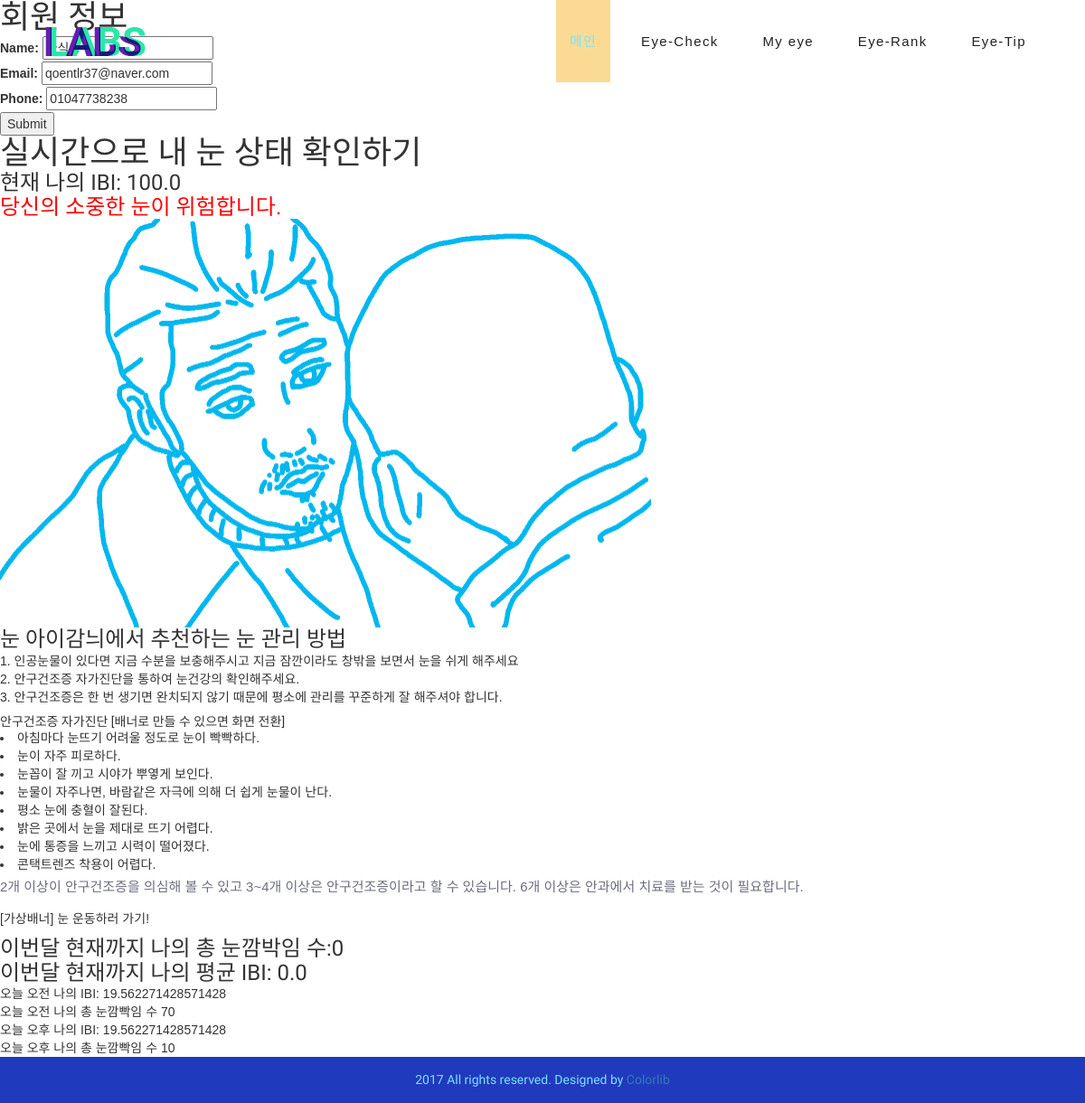
/accounts/profile/ (signed in), run on an earlier commit of the app's database.
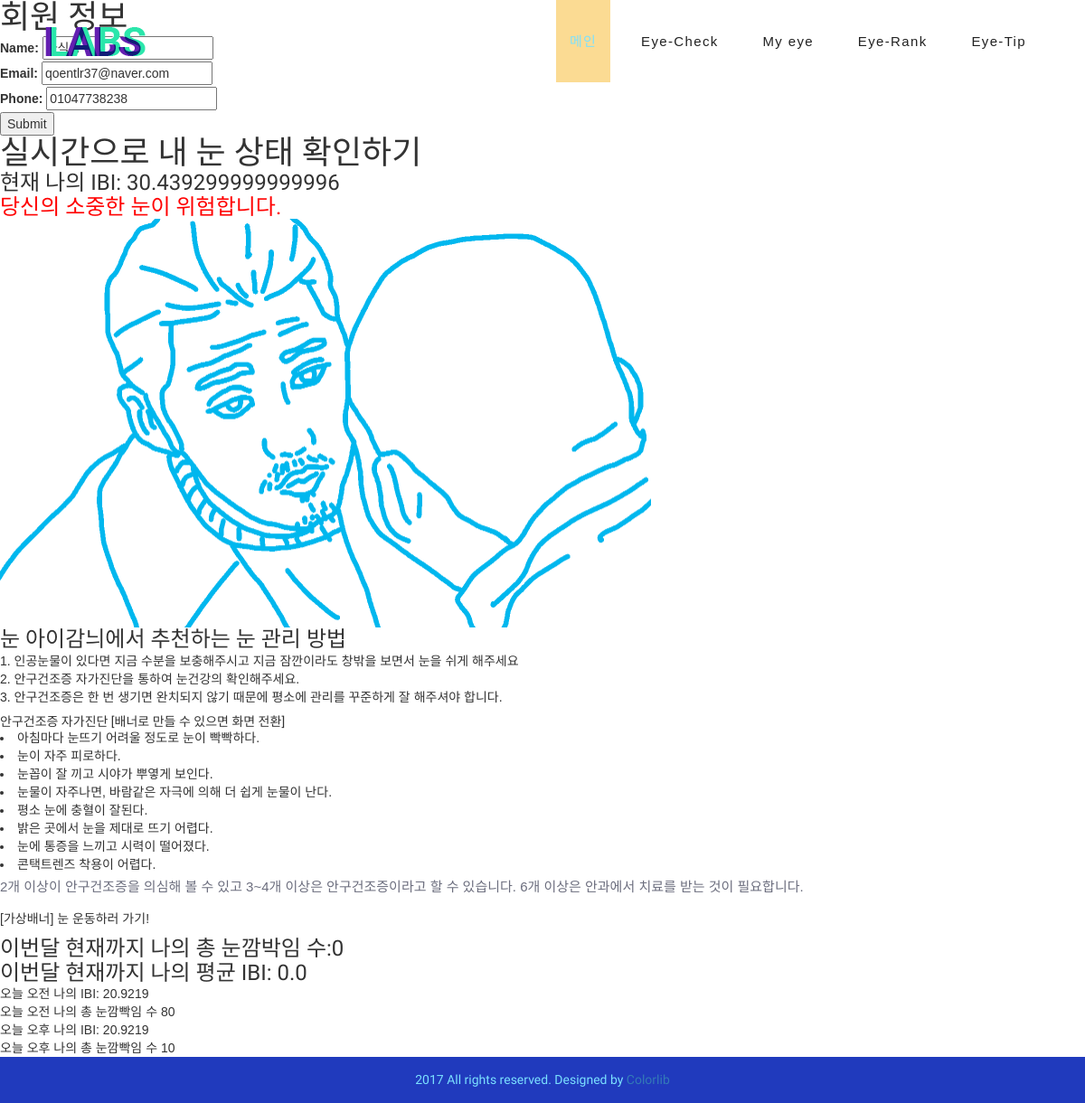
And on a later commit of the database.
### accounts/models.py (models this page shows, shortened)
class Profile(TimeStamp):
    user = models.ForeignKey(settings.AUTH_USER_MODEL)
    name = models.CharField(max_length=128, blank=False, null=False)
    email = models.EmailField(null=False, blank=False)
    phone = models.CharField(max_length=128)
    ocr_am = models.FloatField(default=0.0)
    ocr_am_count = models.IntegerField(default=0)
    ocr_am_total = models.FloatField(default=0)
    ocr_pm = models.FloatField(default=0.0)
    ocr_pm_count = models.IntegerField(default=0)
    ocr_pm_total = models.FloatField(default=0)
    ocr_now = models.FloatField(default=0.0)
    ocr_yesterday = models.FloatField(default=0.0)
    ocr_yesterday_count = models.IntegerField(default=0)
    ocr_yesterday_total = models.FloatField(default=0)
    ocr_month = models.FloatField(default=0.0)
    ocr_month_count = models.IntegerField(default=0)
    ocr_month_total = models.FloatField(default=0.0)

### accounts/views.py (the view, shortened to what this page needs)
# urls.py: url(r'profile/$', views.profile, name='profile'),
@login_required
def profile(request):
    profile = Profile.objects.filter(user=request.user).first()
    if profile is None:
        if request.method == 'POST':
            form = ProfileModelForm(request.POST, request.FILES)
            if form.is_valid():
                profile = form.save(commit=False)
                profile.user = request.user
                profile.save()
                messages.info(request, '회원가입이 완료됐습니다. '
                                       '이제 눈 건강 정보를 확인하실 수 있습니다.')
                EyeInfomation.objects.create(profile=profile)
                return redirect('accounts:profile')
            else:
                return render(request, 'error.html', {
                    'errors': form.errors
                })
        else:
            form = ProfileModelForm()
        return render(request, 'accounts/profile_register.html', {
            'form': form
        })
    else:
        form = ProfileModelForm(instance=profile)
        return render(request, 'accounts/profile.html', {
            'form': form,
            'profile': profile
        })

### accounts/forms.py
class ProfileModelForm(forms.ModelForm):
    class Meta:
        model = Profile
        fields = ['name', 'email', 'phone']

### accounts/templates/accounts/profile.html (shortened to what this page needs)
{% extends 'accounts/layout.html' %}
{% load static %}
{% block contents %}
<h2>회원 정보</h2>
<form action="" method="post" enctype="multipart/form-data">
    <ul>
        {{ form.as_ul }}
    </ul>
    <input type="submit"/>
</form>
<h2>실시간으로 내 눈 상태 확인하기</h2>
<div>
    <h3>현재 나의 IBI: {{ profile.ocr_now }}</h3>
    {% if profile.ocr_now > 4 %}
        <h3 style="color: red">당신의 소중한 눈이 위험합니다. </h3>
        <img style="height: 50%; width: 60%" src="{% static "image/close_eye.gif" %}">
        <h3>눈 아이감늬에서 추천하는 눈 관리 방법</h3>
        <ul>
            <li>1. 인공눈물이 있다면 지금 수분을 보충해주시고 지금 잠깐이라도 창밖을 보면서 눈을 쉬게 해주세요</li>
            <li>2. 안구건조증 자가진단을 통하여 눈건강의 확인해주세요.</li>
            <li>3. 안구건조증은 한 번 생기면 완치되지 않기 때문에 평소에 관리를 꾸준하게 잘 해주셔야 합니다. </li>
        </ul>
        <p>
        <h5>안구건조증 자가진단 [배너로 만들 수 있으면 화면 전환]</h5
        <ul>
            <li>아침마다 눈뜨기 어려울 정도로 눈이 빡빡하다.</li>
            <li>눈이 자주 피로하다.</li>
            <li>눈꼽이 잘 끼고 시야가 뿌옇게 보인다.</li>
            <li>눈물이 자주나면, 바람같은 자극에 의해 더 쉽게 눈물이 난다.</li>
            <li> 평소 눈에 충혈이 잘된다.</li>
            <li> 밝은 곳에서 눈을 제대로 뜨기 어렵다.</li>
            <li> 눈에 통증을 느끼고 시력이 떨어졌다.</li>
            <li>콘택트렌즈 착용이 어렵다.</li>
            <p> 2개 이상이 안구건조증을 의심해 볼 수 있고
            3~4개 이상은 안구건조증이라고 할 수 있습니다.
            6개 이상은 안과에서 치료를 받는 것이 필요합니다.
            </p>
            [가상배너] 눈 운동하러 가기!
        </p>
    {% else  %}
        <h3 style="color: green">훌륭한 상태입니다.</h3>
        <p>눈관리 상태가 양호한 것으로 판단됩니다.
        눈 깜박임이 좋아도 한시간에 한번은 주위를 바라보며 눈에게 휴식을 선물하세요
        </p>
    {% endif %}
    <h3>이번달 현재까지 나의 총 눈깜박임 수:{% widthratio profile.ocr_month_count 1 10 %}</h3>
    <h3>이번달 현재까지 나의 평균 IBI: {{ profile.ocr_month }}</h3>
    <ul>
        <li>오늘 오전 나의 IBI: {{ profile.ocr_am }}</li>
        <li>오늘 오전 나의 총 눈깜빡임 수 {% widthratio profile.ocr_am_count 1 10 %}</li>
        <li>오늘 오후 나의 IBI: {{ profile.ocr_am }}</li>
        <li>오늘 오후 나의 총 눈깜빡임 수 {% widthratio profile.ocr_pm_count 1 10 %}</li>
    </ul>
</div>
{% endblock %}

### accounts/templates/accounts/layout.html (shortened to what this page needs)
{% extends 'layout.html' %}

### ohmyeye/templates/layout.html (shortened to what this page needs)
{% load static %}
<!DOCTYPE html>
<html>
<head>
	<link rel="stylesheet" href="{% static "css/bootstrap.min.css" %}"/>
	<link rel="stylesheet" href="{% static "css/font-awesome.min.css" %}"/>
	<link rel="stylesheet" href="{% static "css/flaticon.css" %}"/>
	<link rel="stylesheet" href="{% static "css/magnific-popup.css" %}"/>
	<link rel="stylesheet" href="{% static "css/owl.carousel.css" %}"/>
	<link rel="stylesheet" href="{% static "css/style.css" %}"/>
</head>
<body>
	<header class="header-section">
		<div class="logo">
			<img src="image/logo.png" alt="">
		</div>
		<nav>
			<ul class="menu-list">
				<li class="active"><a href="{% url "home:index" %}">메인</a></li>
				<li><a href="{% url "home:eye_check" %}">Eye-Check</a></li>
				<li><a href="{% url "accounts:profile" %}">My eye</a></li>
				<li><a href="{% url "accounts:rank_user" %}">Eye-Rank</a></li>
				<li><a href="elements.html">Eye-Tip</a></li>
			</ul>
		</nav>
	</header>
{% block contents %}
{% endblock %}
	<footer class="footer-section">
		<h2>2017 All rights reserved. Designed by <a href="https://colorlib.com" target="_blank">Colorlib</a></h2>
	</footer>
</body>
</html>

### ohmyeye/static/css/style.css (style rules this page uses)
html, body { height: 100%; font-family: 'Noto Sans KR', sans-serif; }
img { max-width: 100%; }
h1, h2, h3, h4, h5, h6 { font-family: "Oswald", sans-serif; padding: 0; margin: 0; }
h2 { font-size: 36px; }
p { font-size: 15px; color: #6c6e7e; line-height: 30px; font-family: "Noto Sans KR", sans-serif; }
li, ul { margin: 0; padding: 0; }
.header-section { position: absolute; top: 0; left: 0; width: 100%; z-index: 999; padding: 0 50px; -webkit-transition: all 0.4s ease 0s; -o-transition: all 0.4s ease 0s; transition: all 0.4s ease 0s; }
.header-section .logo { display: inline-block; float: left; padding-top: 30px; }
.header-section .logo img { width: auto; -webkit-transition: all 0.4s ease 0s; -o-transition: all 0.4s ease 0s; transition: all 0.4s ease 0s; }
.header-section .menu-list { list-style: none; float: right; }
.header-section .menu-list li { display: inline; }
.header-section .menu-list li a { display: inline-block; padding: 35px 15px; margin-right: 15px; color: #222; position: relative; font-family: "Noto Sans KR", sans-serif; font-size: 15px; letter-spacing: 0.09em; -webkit-transition: all 0.4s ease 0s; -o-transition: all 0.4s ease 0s; transition: all 0.4s ease 0s; }
.header-section .menu-list li:last-child a { margin-right: 0; }
.header-section .menu-list li.active a { background: #fbdb93; color: #7be1ff; }
.footer-section { background: #203abd; text-align: center; }
.footer-section h2 { color: #7be1ff; font-size: 14px; padding: 18px 0; }

What changed in the data, as far as the page shows it:
changed Profile "qoentlr37@naver.com": ocr_now "100.0" → "30.439299999999996"; ocr_am "19.562271428571428" → "20.9219"; ocr_am_count "70" → "80"
